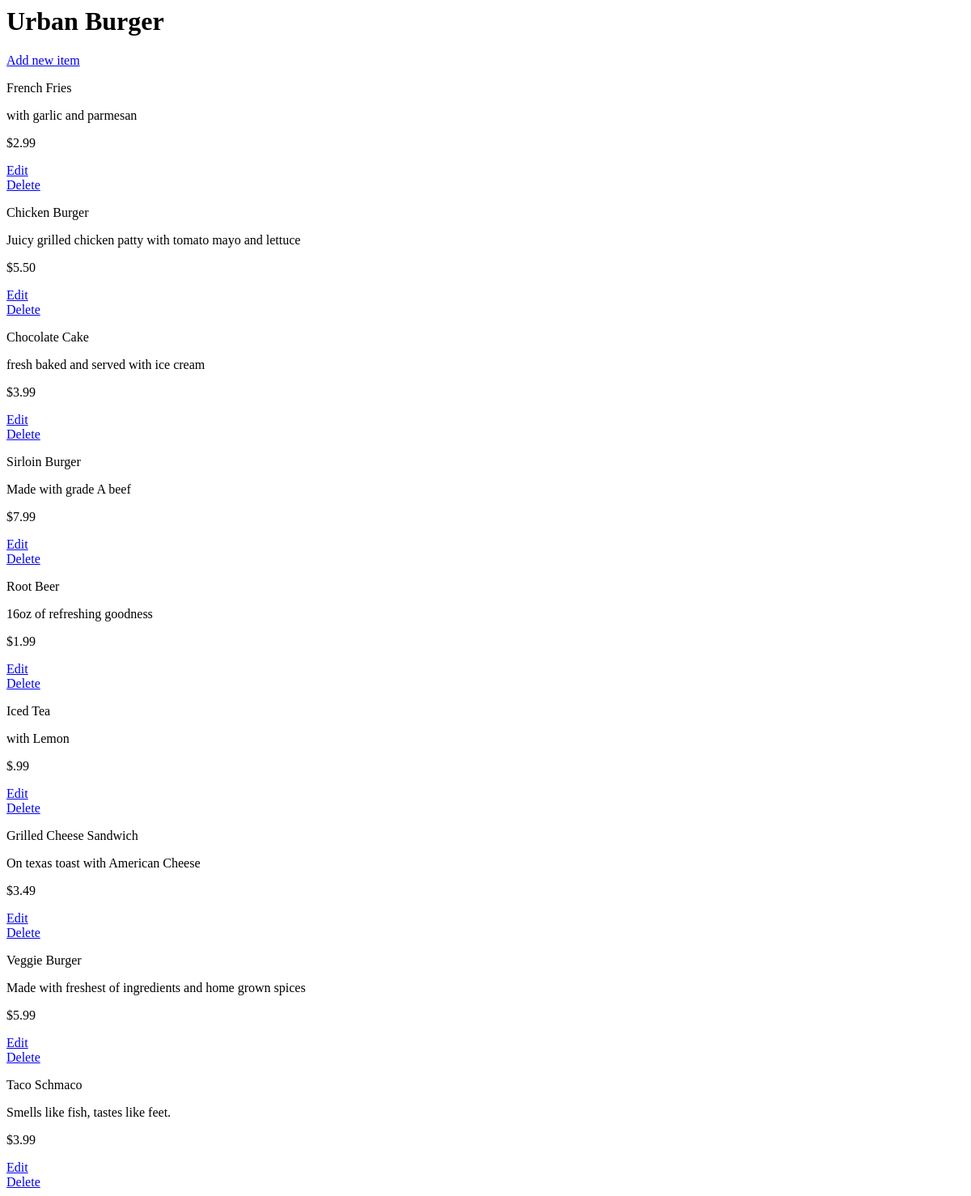
The page /restaurants/1/ on the database as committed earlier.
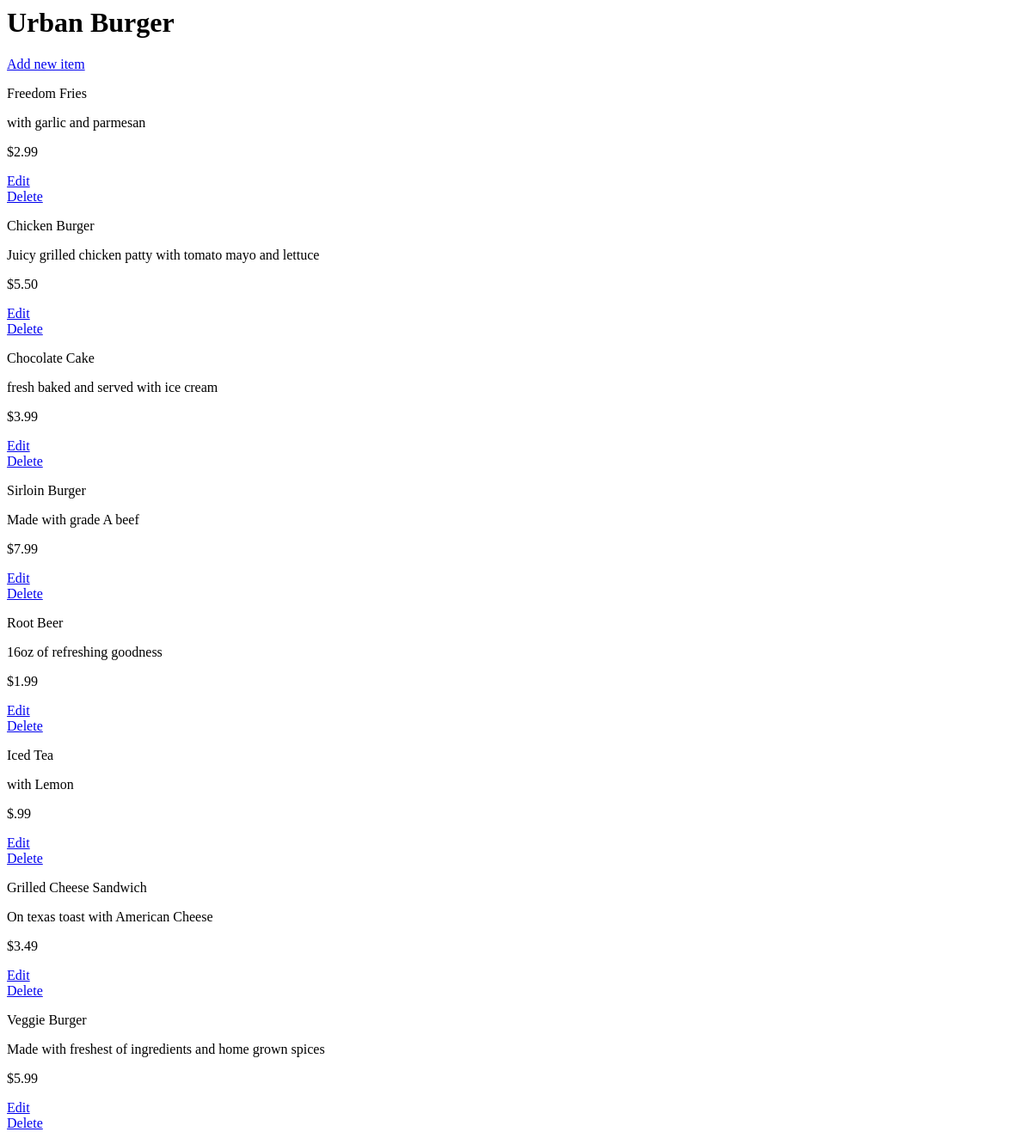
The same page on the database as committed later.
### database_setup.py (models this page shows)
class Restaurant(Base):
	__tablename__ = 'restaurant'
	name = Column(String(80), nullable=False)
	id = Column(Integer, primary_key = True)

class MenuItem(Base):
	__tablename__ = 'menu_item'
	name = Column(String(80), nullable=False)
	id = Column(Integer, primary_key = True)
	course = Column(String(250))
	description = Column(String(250))
	price = Column(String(8))
	restaurant_id = Column(Integer, ForeignKey('restaurant.id'))
	restaurant = relationship(Restaurant)

### project.py (the view)
@app.route('/restaurants/<int:restaurant_id>/')
def restaurantMenu(restaurant_id):
	restaurant = session.query(Restaurant).filter_by(id = restaurant_id).one()
	items = session.query(MenuItem).filter_by(restaurant_id = restaurant_id)
	return render_template('menu.html', restaurant = restaurant, items = items)

### templates/menu.html (shortened to what this page needs)
<html>
	<body>
		<h1>{{restaurant.name}}</h1>
		<a href='{{url_for('newMenuItem', restaurant_id = restaurant.id)}}'>Add new item</a>
		{% for i in items %}
			<div>
				<p>{{i.name}}</p>
				<p>{{i.description}}</p>
				<p> {{i.price}} </p>
				<a href='{{url_for('editMenuItem', restaurant_id = restaurant.id, menu_id = i.id) }}'>Edit</a>
				<a href = '{{url_for('deleteMenuItem', restaurant_id = restaurant.id, menu_id = i.id ) }}'>Delete</a>
			</div>
		{% endfor %}
	</body>
</html>

Rows that differ between the two databases and show on the page:
removed MenuItem: name "Taco Schmaco", description "Smells like fish, tastes like feet.", price "$3.99"
changed MenuItem "with garlic and parmesan": name "French Fries" → "Freedom Fries"
